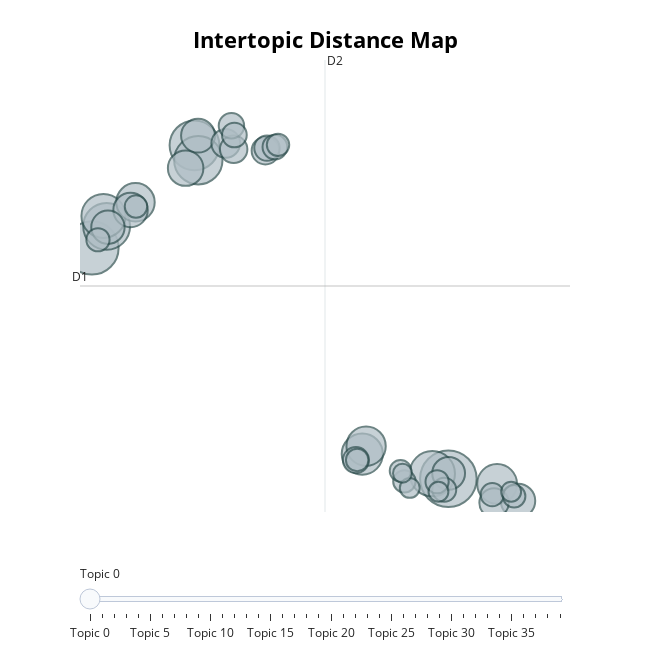

This figure's notebook cell:
### Code cell
model.visualize_topics(custom_labels=True)

### Figure 1 — Plotly figure (JSON) as saved in the notebook; plotly's stock layout.template omitted (floating-point values rounded to 4 significant figures)
{"data": [{"customdata": [[0, "capitol | trump | terrorist | riot | people", 89], [1, "face_with_tears_of_joy | rolling_on_the_floor_laughing | face_with_tears_of_joy face_with_tears_of_joy | rolling_on_the_floor_laughing rolling_on_the_floor_laughing | rolling_on_the_floor_laughing face_with_tears_of_joy", 79], [2, "vote | ballot | state | election | trump", 69], [3, "biden | vote biden | manifest | vote | 45 electoral", 65], [4, "biden | plan | policy | tax | student", 61], [5, "supporter | trump supporter | support | trump | said", 57], [6, "money | trump | economy | tax | year", 54], [7, "trump | world | real | trump trump | country", 47], [8, "trump | think | term | crazy | office", 44], [9, "twitter | tweet | trump | medium | white_heavy_check_mark", 43], [10, "harris | kamala | black | kamala harris | biden", 41], [11, "biden | joe biden | joe | thewayiseeit | thewayiseeit thewayiseeit", 35], [12, "vaccine | vaccinated | biden | coronavirus vaccine | vaccination", 33], [13, "court | supreme court | supreme | lawyer | trump lawyer", 33], [14, "party | gop | republicans | deep | trump", 32], [15, "border | immigration | biden | ha | biden administration", 31], [16, "white | racist | black | supremacist | white supremacist", 30], [17, "woodward | cnn | jack | film | video", 24], [18, "concede | communist | loses | conceded | losing", 23], [19, "accept | biden | votes | won | lost", 21], [20, "putin | russia | moscow mitch | moscow | mitch", 21], [21, "christian | devil | god | satan | celebrant", 19], [22, "lie | lied | trump lie | lying | doe lie", 18], [23, "china | hunter biden | hunter | biden | email", 18], [24, "gun | atf | biden | end | waco", 17], [25, "fact | biden | lie | dog | ample", 17], [26, "said | trump wa | mean trump | year trump | trump", 16], [27, "impeached | impeachment | trump impeachment | senate | house", 15], [28, "awful | ve | trump president | worse | trump", 15], [29, "biden | money mouth_face | mouth_face | money | hunter", 15], [30, "debate | final | biden | trump biden | biden debate", 14], [31, "care | miss trump | mrs | kevin sorbo | sorbo", 14], [32, "united_states united_states | united_states | 2020 | pence 2020 | trump pence", 14], [33, "virus | infected | country | tested | virus did", 14], [34, "pardon | trump pardon | prison | pardon trump | pension", 14], [35, "remove | fix | library | remove trump | death", 13], [36, "covid | ploy | trump covid | responsible | 19", 11], [37, "parler | did trump | trump did | 2001 | leaving free", 11], [38, "mask | wear | wear mask | wearing mask | wearing", 11], [39, "died | americans died | people | death | americans", 10]], "hovertemplate": "<b>Topic %{customdata[0]}</b><br>%{customdata[1]}<br>Size: %{customdata[2]}", "legendgroup": "", "marker": {"color": "#B0BEC5", "line": {"color": "DarkSlateGrey", "width": 2}, "size": [89, 79, 69, 65, 61, 57, 54, 47, 44, 43, 41, 35, 33, 33, 32, 31, 30, 24, 23, 21, 21, 19, 18, 18, 17, 17, 16, 15, 15, 15, 14, 14, 14, 14, 14, 13, 11, 11, 11, 10], "sizemode": "area", "sizeref": 0.05563, "symbol": "circle"}, "mode": "markers", "name": "", "orientation": "v", "showlegend": false, "type": "scatter", "x": [12.38, -3.553, 1.031, 1.202, -2.896, 11.66, -3.037, 8.53, 14.55, 8.7, -1.606, 0.6352, 15.49, -1.827, 1.189, -2.837, 12.39, 14.42, 2.428, 2.781, 4.2, 8.246, 2.682, 4.272, 4.625, 2.814, 12.19, 11.87, 14.34, -3.284, -1.584, 8.301, 4.764, 15.32, 10.41, 10.24, 15.18, 11.93, 10.65, 10.33], "xaxis": "x", "y": [2.689, 9.961, 13.2, 12.73, 10.64, 2.847, 10.97, 3.464, 2.522, 3.712, 11.4, 12.48, 1.99, 11.16, 13.5, 10.62, 2.858, 1.928, 13.26, 13.07, 13.03, 3.274, 13.81, 13.11, 13.14, 13.52, 2.34, 2.593, 2.186, 10.22, 11.27, 3.28, 13.21, 2.135, 2.604, 2.937, 2.279, 2.277, 2.398, 2.862], "yaxis": "y"}], "layout": {"annotations": [{"showarrow": false, "text": "D1", "x": -4.086, "y": 8.762, "yshift": 10}, {"showarrow": false, "text": "D2", "x": 6.863, "xshift": 10, "y": 15.89}], "height": 650, "hoverlabel": {"bgcolor": "white", "font": {"family": "Rockwell", "size": 16}}, "legend": {"itemsizing": "constant", "tracegroupgap": 0}, "margin": {"t": 60}, "shapes": [{"line": {"color": "#CFD8DC", "width": 2}, "type": "line", "x0": 6.863, "x1": 6.863, "y0": 1.639, "y1": 15.89}, {"line": {"color": "#9E9E9E", "width": 2}, "type": "line", "x0": -4.086, "x1": 17.81, "y0": 8.762, "y1": 8.762}], "sliders": [{"active": 0, "pad": {"t": 50}, "steps": [{"args": [{"marker.color": [["red", "#B0BEC5", "#B0BEC5", "#B0BEC5", "#B0BEC5", "#B0BEC5", "#B0BEC5", "#B0BEC5", "#B0BEC5", "#B0BEC5", "#B0BEC5", "#B0BEC5", "#B0BEC5", "#B0BEC5", "#B0BEC5", "#B0BEC5", "#B0BEC5", "#B0BEC5", "#B0BEC5", "#B0BEC5", "#B0BEC5", "#B0BEC5", "#B0BEC5", "#B0BEC5", "#B0BEC5", "#B0BEC5", "#B0BEC5", "#B0BEC5", "#B0BEC5", "#B0BEC5", "#B0BEC5", "#B0BEC5", "#B0BEC5", "#B0BEC5", "#B0BEC5", "#B0BEC5", "#B0BEC5", "#B0BEC5", "#B0BEC5", "#B0BEC5"]]}], "label": "Topic 0", "method": "update"}, {"args": [{"marker.color": [["#B0BEC5", "red", "#B0BEC5", "#B0BEC5", "#B0BEC5", "#B0BEC5", "#B0BEC5", "#B0BEC5", "#B0BEC5", "#B0BEC5", "#B0BEC5", "#B0BEC5", "#B0BEC5", "#B0BEC5", "#B0BEC5", "#B0BEC5", "#B0BEC5", "#B0BEC5", "#B0BEC5", "#B0BEC5", "#B0BEC5", "#B0BEC5", "#B0BEC5", "#B0BEC5", "#B0BEC5", "#B0BEC5", "#B0BEC5", "#B0BEC5", "#B0BEC5", "#B0BEC5", "#B0BEC5", "#B0BEC5", "#B0BEC5", "#B0BEC5", "#B0BEC5", "#B0BEC5", "#B0BEC5", "#B0BEC5", "#B0BEC5", "#B0BEC5"]]}], "label": "Topic 1", "method": "update"}, {"args": [{"marker.color": [["#B0BEC5", "#B0BEC5", "red", "#B0BEC5", "#B0BEC5", "#B0BEC5", "#B0BEC5", "#B0BEC5", "#B0BEC5", "#B0BEC5", "#B0BEC5", "#B0BEC5", "#B0BEC5", "#B0BEC5", "#B0BEC5", "#B0BEC5", "#B0BEC5", "#B0BEC5", "#B0BEC5", "#B0BEC5", "#B0BEC5", "#B0BEC5", "#B0BEC5", "#B0BEC5", "#B0BEC5", "#B0BEC5", "#B0BEC5", "#B0BEC5", "#B0BEC5", "#B0BEC5", "#B0BEC5", "#B0BEC5", "#B0BEC5", "#B0BEC5", "#B0BEC5", "#B0BEC5", "#B0BEC5", "#B0BEC5", "#B0BEC5", "#B0BEC5"]]}], "label": "Topic 2", "method": "update"}, {"args": [{"marker.color": [["#B0BEC5", "#B0BEC5", "#B0BEC5", "red", "#B0BEC5", "#B0BEC5", "#B0BEC5", "#B0BEC5", "#B0BEC5", "#B0BEC5", "#B0BEC5", "#B0BEC5", "#B0BEC5", "#B0BEC5", "#B0BEC5", "#B0BEC5", "#B0BEC5", "#B0BEC5", "#B0BEC5", "#B0BEC5", "#B0BEC5", "#B0BEC5", "#B0BEC5", "#B0BEC5", "#B0BEC5", "#B0BEC5", "#B0BEC5", "#B0BEC5", "#B0BEC5", "#B0BEC5", "#B0BEC5", "#B0BEC5", "#B0BEC5", "#B0BEC5", "#B0BEC5", "#B0BEC5", "#B0BEC5", "#B0BEC5", "#B0BEC5", "#B0BEC5"]]}], "label": "Topic 3", "method": "update"}, {"args": [{"marker.color": [["#B0BEC5", "#B0BEC5", "#B0BEC5", "#B0BEC5", "red", "#B0BEC5", "#B0BEC5", "#B0BEC5", "#B0BEC5", "#B0BEC5", "#B0BEC5", "#B0BEC5", "#B0BEC5", "#B0BEC5", "#B0BEC5", "#B0BEC5", "#B0BEC5", "#B0BEC5", "#B0BEC5", "#B0BEC5", "#B0BEC5", "#B0BEC5", "#B0BEC5", "#B0BEC5", "#B0BEC5", "#B0BEC5", "#B0BEC5", "#B0BEC5", "#B0BEC5", "#B0BEC5", "#B0BEC5", "#B0BEC5", "#B0BEC5", "#B0BEC5", "#B0BEC5", "#B0BEC5", "#B0BEC5", "#B0BEC5", "#B0BEC5", "#B0BEC5"]]}], "label": "Topic 4", "method": "update"}, {"args": [{"marker.color": [["#B0BEC5", "#B0BEC5", "#B0BEC5", "#B0BEC5", "#B0BEC5", "red", "#B0BEC5", "#B0BEC5", "#B0BEC5", "#B0BEC5", "#B0BEC5", "#B0BEC5", "#B0BEC5", "#B0BEC5", "#B0BEC5", "#B0BEC5", "#B0BEC5", "#B0BEC5", "#B0BEC5", "#B0BEC5", "#B0BEC5", "#B0BEC5", "#B0BEC5", "#B0BEC5", "#B0BEC5", "#B0BEC5", "#B0BEC5", "#B0BEC5", "#B0BEC5", "#B0BEC5", "#B0BEC5", "#B0BEC5", "#B0BEC5", "#B0BEC5", "#B0BEC5", "#B0BEC5", "#B0BEC5", "#B0BEC5", "#B0BEC5", "#B0BEC5"]]}], "label": "Topic 5", "method": "update"}, {"args": [{"marker.color": [["#B0BEC5", "#B0BEC5", "#B0BEC5", "#B0BEC5", "#B0BEC5", "#B0BEC5", "red", "#B0BEC5", "#B0BEC5", "#B0BEC5", "#B0BEC5", "#B0BEC5", "#B0BEC5", "#B0BEC5", "#B0BEC5", "#B0BEC5", "#B0BEC5", "#B0BEC5", "#B0BEC5", "#B0BEC5", "#B0BEC5", "#B0BEC5", "#B0BEC5", "#B0BEC5", "#B0BEC5", "#B0BEC5", "#B0BEC5", "#B0BEC5", "#B0BEC5", "#B0BEC5", "#B0BEC5", "#B0BEC5", "#B0BEC5", "#B0BEC5", "#B0BEC5", "#B0BEC5", "#B0BEC5", "#B0BEC5", "#B0BEC5", "#B0BEC5"]]}], "label": "Topic 6", "method": "update"}, {"args": [{"marker.color": [["#B0BEC5", "#B0BEC5", "#B0BEC5", "#B0BEC5", "#B0BEC5", "#B0BEC5", "#B0BEC5", "red", "#B0BEC5", "#B0BEC5", "#B0BEC5", "#B0BEC5", "#B0BEC5", "#B0BEC5", "#B0BEC5", "#B0BEC5", "#B0BEC5", "#B0BEC5", "#B0BEC5", "#B0BEC5", "#B0BEC5", "#B0BEC5", "#B0BEC5", "#B0BEC5", "#B0BEC5", "#B0BEC5", "#B0BEC5", "#B0BEC5", "#B0BEC5", "#B0BEC5", "#B0BEC5", "#B0BEC5", "#B0BEC5", "#B0BEC5", "#B0BEC5", "#B0BEC5", "#B0BEC5", "#B0BEC5", "#B0BEC5", "#B0BEC5"]]}], "label": "Topic 7", "method": "update"}, {"args": [{"marker.color": [["#B0BEC5", "#B0BEC5", "#B0BEC5", "#B0BEC5", "#B0BEC5", "#B0BEC5", "#B0BEC5", "#B0BEC5", "red", "#B0BEC5", "#B0BEC5", "#B0BEC5", "#B0BEC5", "#B0BEC5", "#B0BEC5", "#B0BEC5", "#B0BEC5", "#B0BEC5", "#B0BEC5", "#B0BEC5", "#B0BEC5", "#B0BEC5", "#B0BEC5", "#B0BEC5", "#B0BEC5", "#B0BEC5", "#B0BEC5", "#B0BEC5", "#B0BEC5", "#B0BEC5", "#B0BEC5", "#B0BEC5", "#B0BEC5", "#B0BEC5", "#B0BEC5", "#B0BEC5", "#B0BEC5", "#B0BEC5", "#B0BEC5", "#B0BEC5"]]}], "label": "Topic 8", "method": "update"}, {"args": [{"marker.color": [["#B0BEC5", "#B0BEC5", "#B0BEC5", "#B0BEC5", "#B0BEC5", "#B0BEC5", "#B0BEC5", "#B0BEC5", "#B0BEC5", "red", "#B0BEC5", "#B0BEC5", "#B0BEC5", "#B0BEC5", "#B0BEC5", "#B0BEC5", "#B0BEC5", "#B0BEC5", "#B0BEC5", "#B0BEC5", "#B0BEC5", "#B0BEC5", "#B0BEC5", "#B0BEC5", "#B0BEC5", "#B0BEC5", "#B0BEC5", "#B0BEC5", "#B0BEC5", "#B0BEC5", "#B0BEC5", "#B0BEC5", "#B0BEC5", "#B0BEC5", "#B0BEC5", "#B0BEC5", "#B0BEC5", "#B0BEC5", "#B0BEC5", "#B0BEC5"]]}], "label": "Topic 9", "method": "update"}, {"args": [{"marker.color": [["#B0BEC5", "#B0BEC5", "#B0BEC5", "#B0BEC5", "#B0BEC5", "#B0BEC5", "#B0BEC5", "#B0BEC5", "#B0BEC5", "#B0BEC5", "red", "#B0BEC5", "#B0BEC5", "#B0BEC5", "#B0BEC5", "#B0BEC5", "#B0BEC5", "#B0BEC5", "#B0BEC5", "#B0BEC5", "#B0BEC5", "#B0BEC5", "#B0BEC5", "#B0BEC5", "#B0BEC5", "#B0BEC5", "#B0BEC5", "#B0BEC5", "#B0BEC5", "#B0BEC5", "#B0BEC5", "#B0BEC5", "#B0BEC5", "#B0BEC5", "#B0BEC5", "#B0BEC5", "#B0BEC5", "#B0BEC5", "#B0BEC5", "#B0BEC5"]]}], "label": "Topic 10", "method": "update"}, {"args": [{"marker.color": [["#B0BEC5", "#B0BEC5", "#B0BEC5", "#B0BEC5", "#B0BEC5", "#B0BEC5", "#B0BEC5", "#B0BEC5", "#B0BEC5", "#B0BEC5", "#B0BEC5", "red", "#B0BEC5", "#B0BEC5", "#B0BEC5", "#B0BEC5", "#B0BEC5", "#B0BEC5", "#B0BEC5", "#B0BEC5", "#B0BEC5", "#B0BEC5", "#B0BEC5", "#B0BEC5", "#B0BEC5", "#B0BEC5", "#B0BEC5", "#B0BEC5", "#B0BEC5", "#B0BEC5", "#B0BEC5", "#B0BEC5", "#B0BEC5", "#B0BEC5", "#B0BEC5", "#B0BEC5", "#B0BEC5", "#B0BEC5", "#B0BEC5", "#B0BEC5"]]}], "label": "Topic 11", "method": "update"}, {"args": [{"marker.color": [["#B0BEC5", "#B0BEC5", "#B0BEC5", "#B0BEC5", "#B0BEC5", "#B0BEC5", "#B0BEC5", "#B0BEC5", "#B0BEC5", "#B0BEC5", "#B0BEC5", "#B0BEC5", "red", "#B0BEC5", "#B0BEC5", "#B0BEC5", "#B0BEC5", "#B0BEC5", "#B0BEC5", "#B0BEC5", "#B0BEC5", "#B0BEC5", "#B0BEC5", "#B0BEC5", "#B0BEC5", "#B0BEC5", "#B0BEC5", "#B0BEC5", "#B0BEC5", "#B0BEC5", "#B0BEC5", "#B0BEC5", "#B0BEC5", "#B0BEC5", "#B0BEC5", "#B0BEC5", "#B0BEC5", "#B0BEC5", "#B0BEC5", "#B0BEC5"]]}], "label": "Topic 12", "method": "update"}, {"args": [{"marker.color": [["#B0BEC5", "#B0BEC5", "#B0BEC5", "#B0BEC5", "#B0BEC5", "#B0BEC5", "#B0BEC5", "#B0BEC5", "#B0BEC5", "#B0BEC5", "#B0BEC5", "#B0BEC5", "#B0BEC5", "red", "#B0BEC5", "#B0BEC5", "#B0BEC5", "#B0BEC5", "#B0BEC5", "#B0BEC5", "#B0BEC5", "#B0BEC5", "#B0BEC5", "#B0BEC5", "#B0BEC5", "#B0BEC5", "#B0BEC5", "#B0BEC5", "#B0BEC5", "#B0BEC5", "#B0BEC5", "#B0BEC5", "#B0BEC5", "#B0BEC5", "#B0BEC5", "#B0BEC5", "#B0BEC5", "#B0BEC5", "#B0BEC5", "#B0BEC5"]]}], "label": "Topic 13", "method": "update"}, {"args": [{"marker.color": [["#B0BEC5", "#B0BEC5", "#B0BEC5", "#B0BEC5", "#B0BEC5", "#B0BEC5", "#B0BEC5", "#B0BEC5", "#B0BEC5", "#B0BEC5", "#B0BEC5", "#B0BEC5", "#B0BEC5", "#B0BEC5", "red", "#B0BEC5", "#B0BEC5", "#B0BEC5", "#B0BEC5", "#B0BEC5", "#B0BEC5", "#B0BEC5", "#B0BEC5", "#B0BEC5", "#B0BEC5", "#B0BEC5", "#B0BEC5", "#B0BEC5", "#B0BEC5", "#B0BEC5", "#B0BEC5", "#B0BEC5", "#B0BEC5", "#B0BEC5", "#B0BEC5", "#B0BEC5", "#B0BEC5", "#B0BEC5", "#B0BEC5", "#B0BEC5"]]}], "label": "Topic 14", "method": "update"}, {"args": [{"marker.color": [["#B0BEC5", "#B0BEC5", "#B0BEC5", "#B0BEC5", "#B0BEC5", "#B0BEC5", "#B0BEC5", "#B0BEC5", "#B0BEC5", "#B0BEC5", "#B0BEC5", "#B0BEC5", "#B0BEC5", "#B0BEC5", "#B0BEC5", "red", "#B0BEC5", "#B0BEC5", "#B0BEC5", "#B0BEC5", "#B0BEC5", "#B0BEC5", "#B0BEC5", "#B0BEC5", "#B0BEC5", "#B0BEC5", "#B0BEC5", "#B0BEC5", "#B0BEC5", "#B0BEC5", "#B0BEC5", "#B0BEC5", "#B0BEC5", "#B0BEC5", "#B0BEC5", "#B0BEC5", "#B0BEC5", "#B0BEC5", "#B0BEC5", "#B0BEC5"]]}], "label": "Topic 15", "method": "update"}, {"args": [{"marker.color": [["#B0BEC5", "#B0BEC5", "#B0BEC5", "#B0BEC5", "#B0BEC5", "#B0BEC5", "#B0BEC5", "#B0BEC5", "#B0BEC5", "#B0BEC5", "#B0BEC5", "#B0BEC5", "#B0BEC5", "#B0BEC5", "#B0BEC5", "#B0BEC5", "red", "#B0BEC5", "#B0BEC5", "#B0BEC5", "#B0BEC5", "#B0BEC5", "#B0BEC5", "#B0BEC5", "#B0BEC5", "#B0BEC5", "#B0BEC5", "#B0BEC5", "#B0BEC5", "#B0BEC5", "#B0BEC5", "#B0BEC5", "#B0BEC5", "#B0BEC5", "#B0BEC5", "#B0BEC5", "#B0BEC5", "#B0BEC5", "#B0BEC5", "#B0BEC5"]]}], "label": "Topic 16", "method": "update"}, {"args": [{"marker.color": [["#B0BEC5", "#B0BEC5", "#B0BEC5", "#B0BEC5", "#B0BEC5", "#B0BEC5", "#B0BEC5", "#B0BEC5", "#B0BEC5", "#B0BEC5", "#B0BEC5", "#B0BEC5", "#B0BEC5", "#B0BEC5", "#B0BEC5", "#B0BEC5", "#B0BEC5", "red", "#B0BEC5", "#B0BEC5", "#B0BEC5", "#B0BEC5", "#B0BEC5", "#B0BEC5", "#B0BEC5", "#B0BEC5", "#B0BEC5", "#B0BEC5", "#B0BEC5", "#B0BEC5", "#B0BEC5", "#B0BEC5", "#B0BEC5", "#B0BEC5", "#B0BEC5", "#B0BEC5", "#B0BEC5", "#B0BEC5", "#B0BEC5", "#B0BEC5"]]}], "label": "Topic 17", "method": "update"}, {"args": [{"marker.color": [["#B0BEC5", "#B0BEC5", "#B0BEC5", "#B0BEC5", "#B0BEC5", "#B0BEC5", "#B0BEC5", "#B0BEC5", "#B0BEC5", "#B0BEC5", "#B0BEC5", "#B0BEC5", "#B0BEC5", "#B0BEC5", "#B0BEC5", "#B0BEC5", "#B0BEC5", "#B0BEC5", "red", "#B0BEC5", "#B0BEC5", "#B0BEC5", "#B0BEC5", "#B0BEC5", "#B0BEC5", "#B0BEC5", "#B0BEC5", "#B0BEC5", "#B0BEC5", "#B0BEC5", "#B0BEC5", "#B0BEC5", "#B0BEC5", "#B0BEC5", "#B0BEC5", "#B0BEC5", "#B0BEC5", "#B0BEC5", "#B0BEC5", "#B0BEC5"]]}], "label": "Topic 18", "method": "update"}, {"args": [{"marker.color": [["#B0BEC5", "#B0BEC5", "#B0BEC5", "#B0BEC5", "#B0BEC5", "#B0BEC5", "#B0BEC5", "#B0BEC5", "#B0BEC5", "#B0BEC5", "#B0BEC5", "#B0BEC5", "#B0BEC5", "#B0BEC5", "#B0BEC5", "#B0BEC5", "#B0BEC5", "#B0BEC5", "#B0BEC5", "red", "#B0BEC5", "#B0BEC5", "#B0BEC5", "#B0BEC5", "#B0BEC5", "#B0BEC5", "#B0BEC5", "#B0BEC5", "#B0BEC5", "#B0BEC5", "#B0BEC5", "#B0BEC5", "#B0BEC5", "#B0BEC5", "#B0BEC5", "#B0BEC5", "#B0BEC5", "#B0BEC5", "#B0BEC5", "#B0BEC5"]]}], "label": "Topic 19", "method": "update"}, {"args": [{"marker.color": [["#B0BEC5", "#B0BEC5", "#B0BEC5", "#B0BEC5", "#B0BEC5", "#B0BEC5", "#B0BEC5", "#B0BEC5", "#B0BEC5", "#B0BEC5", "#B0BEC5", "#B0BEC5", "#B0BEC5", "#B0BEC5", "#B0BEC5", "#B0BEC5", "#B0BEC5", "#B0BEC5", "#B0BEC5", "#B0BEC5", "red", "#B0BEC5", "#B0BEC5", "#B0BEC5", "#B0BEC5", "#B0BEC5", "#B0BEC5", "#B0BEC5", "#B0BEC5", "#B0BEC5", "#B0BEC5", "#B0BEC5", "#B0BEC5", "#B0BEC5", "#B0BEC5", "#B0BEC5", "#B0BEC5", "#B0BEC5", "#B0BEC5", "#B0BEC5"]]}], "label": "Topic 20", "method": "update"}, {"args": [{"marker.color": [["#B0BEC5", "#B0BEC5", "#B0BEC5", "#B0BEC5", "#B0BEC5", "#B0BEC5", "#B0BEC5", "#B0BEC5", "#B0BEC5", "#B0BEC5", "#B0BEC5", "#B0BEC5", "#B0BEC5", "#B0BEC5", "#B0BEC5", "#B0BEC5", "#B0BEC5", "#B0BEC5", "#B0BEC5", "#B0BEC5", "#B0BEC5", "red", "#B0BEC5", "#B0BEC5", "#B0BEC5", "#B0BEC5", "#B0BEC5", "#B0BEC5", "#B0BEC5", "#B0BEC5", "#B0BEC5", "#B0BEC5", "#B0BEC5", "#B0BEC5", "#B0BEC5", "#B0BEC5", "#B0BEC5", "#B0BEC5", "#B0BEC5", "#B0BEC5"]]}], "label": "Topic 21", "method": "update"}, {"args": [{"marker.color": [["#B0BEC5", "#B0BEC5", "#B0BEC5", "#B0BEC5", "#B0BEC5", "#B0BEC5", "#B0BEC5", "#B0BEC5", "#B0BEC5", "#B0BEC5", "#B0BEC5", "#B0BEC5", "#B0BEC5", "#B0BEC5", "#B0BEC5", "#B0BEC5", "#B0BEC5", "#B0BEC5", "#B0BEC5", "#B0BEC5", "#B0BEC5", "#B0BEC5", "red", "#B0BEC5", "#B0BEC5", "#B0BEC5", "#B0BEC5", "#B0BEC5", "#B0BEC5", "#B0BEC5", "#B0BEC5", "#B0BEC5", "#B0BEC5", "#B0BEC5", "#B0BEC5", "#B0BEC5", "#B0BEC5", "#B0BEC5", "#B0BEC5", "#B0BEC5"]]}], "label": "Topic 22", "method": "update"}, {"args": [{"marker.color": [["#B0BEC5", "#B0BEC5", "#B0BEC5", "#B0BEC5", "#B0BEC5", "#B0BEC5", "#B0BEC5", "#B0BEC5", "#B0BEC5", "#B0BEC5", "#B0BEC5", "#B0BEC5", "#B0BEC5", "#B0BEC5", "#B0BEC5", "#B0BEC5", "#B0BEC5", "#B0BEC5", "#B0BEC5", "#B0BEC5", "#B0BEC5", "#B0BEC5", "#B0BEC5", "red", "#B0BEC5", "#B0BEC5", "#B0BEC5", "#B0BEC5", "#B0BEC5", "#B0BEC5", "#B0BEC5", "#B0BEC5", "#B0BEC5", "#B0BEC5", "#B0BEC5", "#B0BEC5", "#B0BEC5", "#B0BEC5", "#B0BEC5", "#B0BEC5"]]}], "label": "Topic 23", "method": "update"}, {"args": [{"marker.color": [["#B0BEC5", "#B0BEC5", "#B0BEC5", "#B0BEC5", "#B0BEC5", "#B0BEC5", "#B0BEC5", "#B0BEC5", "#B0BEC5", "#B0BEC5", "#B0BEC5", "#B0BEC5", "#B0BEC5", "#B0BEC5", "#B0BEC5", "#B0BEC5", "#B0BEC5", "#B0BEC5", "#B0BEC5", "#B0BEC5", "#B0BEC5", "#B0BEC5", "#B0BEC5", "#B0BEC5", "red", "#B0BEC5", "#B0BEC5", "#B0BEC5", "#B0BEC5", "#B0BEC5", "#B0BEC5", "#B0BEC5", "#B0BEC5", "#B0BEC5", "#B0BEC5", "#B0BEC5", "#B0BEC5", "#B0BEC5", "#B0BEC5", "#B0BEC5"]]}], "label": "Topic 24", "method": "update"}, {"args": [{"marker.color": [["#B0BEC5", "#B0BEC5", "#B0BEC5", "#B0BEC5", "#B0BEC5", "#B0BEC5", "#B0BEC5", "#B0BEC5", "#B0BEC5", "#B0BEC5", "#B0BEC5", "#B0BEC5", "#B0BEC5", "#B0BEC5", "#B0BEC5", "#B0BEC5", "#B0BEC5", "#B0BEC5", "#B0BEC5", "#B0BEC5", "#B0BEC5", "#B0BEC5", "#B0BEC5", "#B0BEC5", "#B0BEC5", "red", "#B0BEC5", "#B0BEC5", "#B0BEC5", "#B0BEC5", "#B0BEC5", "#B0BEC5", "#B0BEC5", "#B0BEC5", "#B0BEC5", "#B0BEC5", "#B0BEC5", "#B0BEC5", "#B0BEC5", "#B0BEC5"]]}], "label": "Topic 25", "method": "update"}, {"args": [{"marker.color": [["#B0BEC5", "#B0BEC5", "#B0BEC5", "#B0BEC5", "#B0BEC5", "#B0BEC5", "#B0BEC5", "#B0BEC5", "#B0BEC5", "#B0BEC5", "#B0BEC5", "#B0BEC5", "#B0BEC5", "#B0BEC5", "#B0BEC5", "#B0BEC5", "#B0BEC5", "#B0BEC5", "#B0BEC5", "#B0BEC5", "#B0BEC5", "#B0BEC5", "#B0BEC5", "#B0BEC5", "#B0BEC5", "#B0BEC5", "red", "#B0BEC5", "#B0BEC5", "#B0BEC5", "#B0BEC5", "#B0BEC5", "#B0BEC5", "#B0BEC5", "#B0BEC5", "#B0BEC5", "#B0BEC5", "#B0BEC5", "#B0BEC5", "#B0BEC5"]]}], "label": "Topic 26", "method": "update"}, {"args": [{"marker.color": [["#B0BEC5", "#B0BEC5", "#B0BEC5", "#B0BEC5", "#B0BEC5", "#B0BEC5", "#B0BEC5", "#B0BEC5", "#B0BEC5", "#B0BEC5", "#B0BEC5", "#B0BEC5", "#B0BEC5", "#B0BEC5", "#B0BEC5", "#B0BEC5", "#B0BEC5", "#B0BEC5", "#B0BEC5", "#B0BEC5", "#B0BEC5", "#B0BEC5", "#B0BEC5", "#B0BEC5", "#B0BEC5", "#B0BEC5", "#B0BEC5", "red", "#B0BEC5", "#B0BEC5", "#B0BEC5", "#B0BEC5", "#B0BEC5", "#B0BEC5", "#B0BEC5", "#B0BEC5", "#B0BEC5", "#B0BEC5", "#B0BEC5", "#B0BEC5"]]}], "label": "Topic 27", "method": "update"}, {"args": [{"marker.color": [["#B0BEC5", "#B0BEC5", "#B0BEC5", "#B0BEC5", "#B0BEC5", "#B0BEC5", "#B0BEC5", "#B0BEC5", "#B0BEC5", "#B0BEC5", "#B0BEC5", "#B0BEC5", "#B0BEC5", "#B0BEC5", "#B0BEC5", "#B0BEC5", "#B0BEC5", "#B0BEC5", "#B0BEC5", "#B0BEC5", "#B0BEC5", "#B0BEC5", "#B0BEC5", "#B0BEC5", "#B0BEC5", "#B0BEC5", "#B0BEC5", "#B0BEC5", "red", "#B0BEC5", "#B0BEC5", "#B0BEC5", "#B0BEC5", "#B0BEC5", "#B0BEC5", "#B0BEC5", "#B0BEC5", "#B0BEC5", "#B0BEC5", "#B0BEC5"]]}], "label": "Topic 28", "method": "update"}, {"args": [{"marker.color": [["#B0BEC5", "#B0BEC5", "#B0BEC5", "#B0BEC5", "#B0BEC5", "#B0BEC5", "#B0BEC5", "#B0BEC5", "#B0BEC5", "#B0BEC5", "#B0BEC5", "#B0BEC5", "#B0BEC5", "#B0BEC5", "#B0BEC5", "#B0BEC5", "#B0BEC5", "#B0BEC5", "#B0BEC5", "#B0BEC5", "#B0BEC5", "#B0BEC5", "#B0BEC5", "#B0BEC5", "#B0BEC5", "#B0BEC5", "#B0BEC5", "#B0BEC5", "#B0BEC5", "red", "#B0BEC5", "#B0BEC5", "#B0BEC5", "#B0BEC5", "#B0BEC5", "#B0BEC5", "#B0BEC5", "#B0BEC5", "#B0BEC5", "#B0BEC5"]]}], "label": "Topic 29", "method": "update"}, {"args": [{"marker.color": [["#B0BEC5", "#B0BEC5", "#B0BEC5", "#B0BEC5", "#B0BEC5", "#B0BEC5", "#B0BEC5", "#B0BEC5", "#B0BEC5", "#B0BEC5", "#B0BEC5", "#B0BEC5", "#B0BEC5", "#B0BEC5", "#B0BEC5", "#B0BEC5", "#B0BEC5", "#B0BEC5", "#B0BEC5", "#B0BEC5", "#B0BEC5", "#B0BEC5", "#B0BEC5", "#B0BEC5", "#B0BEC5", "#B0BEC5", "#B0BEC5", "#B0BEC5", "#B0BEC5", "#B0BEC5", "red", "#B0BEC5", "#B0BEC5", "#B0BEC5", "#B0BEC5", "#B0BEC5", "#B0BEC5", "#B0BEC5", "#B0BEC5", "#B0BEC5"]]}], "label": "Topic 30", "method": "update"}, {"args": [{"marker.color": [["#B0BEC5", "#B0BEC5", "#B0BEC5", "#B0BEC5", "#B0BEC5", "#B0BEC5", "#B0BEC5", "#B0BEC5", "#B0BEC5", "#B0BEC5", "#B0BEC5", "#B0BEC5", "#B0BEC5", "#B0BEC5", "#B0BEC5", "#B0BEC5", "#B0BEC5", "#B0BEC5", "#B0BEC5", "#B0BEC5", "#B0BEC5", "#B0BEC5", "#B0BEC5", "#B0BEC5", "#B0BEC5", "#B0BEC5", "#B0BEC5", "#B0BEC5", "#B0BEC5", "#B0BEC5", "#B0BEC5", "red", "#B0BEC5", "#B0BEC5", "#B0BEC5", "#B0BEC5", "#B0BEC5", "#B0BEC5", "#B0BEC5", "#B0BEC5"]]}], "label": "Topic 31", "method": "update"}, {"args": [{"marker.color": [["#B0BEC5", "#B0BEC5", "#B0BEC5", "#B0BEC5", "#B0BEC5", "#B0BEC5", "#B0BEC5", "#B0BEC5", "#B0BEC5", "#B0BEC5", "#B0BEC5", "#B0BEC5", "#B0BEC5", "#B0BEC5", "#B0BEC5", "#B0BEC5", "#B0BEC5", "#B0BEC5", "#B0BEC5", "#B0BEC5", "#B0BEC5", "#B0BEC5", "#B0BEC5", "#B0BEC5", "#B0BEC5", "#B0BEC5", "#B0BEC5", "#B0BEC5", "#B0BEC5", "#B0BEC5", "#B0BEC5", "#B0BEC5", "red", "#B0BEC5", "#B0BEC5", "#B0BEC5", "#B0BEC5", "#B0BEC5", "#B0BEC5", "#B0BEC5"]]}], "label": "Topic 32", "method": "update"}, {"args": [{"marker.color": [["#B0BEC5", "#B0BEC5", "#B0BEC5", "#B0BEC5", "#B0BEC5", "#B0BEC5", "#B0BEC5", "#B0BEC5", "#B0BEC5", "#B0BEC5", "#B0BEC5", "#B0BEC5", "#B0BEC5", "#B0BEC5", "#B0BEC5", "#B0BEC5", "#B0BEC5", "#B0BEC5", "#B0BEC5", "#B0BEC5", "#B0BEC5", "#B0BEC5", "#B0BEC5", "#B0BEC5", "#B0BEC5", "#B0BEC5", "#B0BEC5", "#B0BEC5", "#B0BEC5", "#B0BEC5", "#B0BEC5", "#B0BEC5", "#B0BEC5", "red", "#B0BEC5", "#B0BEC5", "#B0BEC5", "#B0BEC5", "#B0BEC5", "#B0BEC5"]]}], "label": "Topic 33", "method": "update"}, {"args": [{"marker.color": [["#B0BEC5", "#B0BEC5", "#B0BEC5", "#B0BEC5", "#B0BEC5", "#B0BEC5", "#B0BEC5", "#B0BEC5", "#B0BEC5", "#B0BEC5", "#B0BEC5", "#B0BEC5", "#B0BEC5", "#B0BEC5", "#B0BEC5", "#B0BEC5", "#B0BEC5", "#B0BEC5", "#B0BEC5", "#B0BEC5", "#B0BEC5", "#B0BEC5", "#B0BEC5", "#B0BEC5", "#B0BEC5", "#B0BEC5", "#B0BEC5", "#B0BEC5", "#B0BEC5", "#B0BEC5", "#B0BEC5", "#B0BEC5", "#B0BEC5", "#B0BEC5", "red", "#B0BEC5", "#B0BEC5", "#B0BEC5", "#B0BEC5", "#B0BEC5"]]}], "label": "Topic 34", "method": "update"}, {"args": [{"marker.color": [["#B0BEC5", "#B0BEC5", "#B0BEC5", "#B0BEC5", "#B0BEC5", "#B0BEC5", "#B0BEC5", "#B0BEC5", "#B0BEC5", "#B0BEC5", "#B0BEC5", "#B0BEC5", "#B0BEC5", "#B0BEC5", "#B0BEC5", "#B0BEC5", "#B0BEC5", "#B0BEC5", "#B0BEC5", "#B0BEC5", "#B0BEC5", "#B0BEC5", "#B0BEC5", "#B0BEC5", "#B0BEC5", "#B0BEC5", "#B0BEC5", "#B0BEC5", "#B0BEC5", "#B0BEC5", "#B0BEC5", "#B0BEC5", "#B0BEC5", "#B0BEC5", "#B0BEC5", "red", "#B0BEC5", "#B0BEC5", "#B0BEC5", "#B0BEC5"]]}], "label": "Topic 35", "method": "update"}, {"args": [{"marker.color": [["#B0BEC5", "#B0BEC5", "#B0BEC5", "#B0BEC5", "#B0BEC5", "#B0BEC5", "#B0BEC5", "#B0BEC5", "#B0BEC5", "#B0BEC5", "#B0BEC5", "#B0BEC5", "#B0BEC5", "#B0BEC5", "#B0BEC5", "#B0BEC5", "#B0BEC5", "#B0BEC5", "#B0BEC5", "#B0BEC5", "#B0BEC5", "#B0BEC5", "#B0BEC5", "#B0BEC5", "#B0BEC5", "#B0BEC5", "#B0BEC5", "#B0BEC5", "#B0BEC5", "#B0BEC5", "#B0BEC5", "#B0BEC5", "#B0BEC5", "#B0BEC5", "#B0BEC5", "#B0BEC5", "red", "#B0BEC5", "#B0BEC5", "#B0BEC5"]]}], "label": "Topic 36", "method": "update"}, {"args": [{"marker.color": [["#B0BEC5", "#B0BEC5", "#B0BEC5", "#B0BEC5", "#B0BEC5", "#B0BEC5", "#B0BEC5", "#B0BEC5", "#B0BEC5", "#B0BEC5", "#B0BEC5", "#B0BEC5", "#B0BEC5", "#B0BEC5", "#B0BEC5", "#B0BEC5", "#B0BEC5", "#B0BEC5", "#B0BEC5", "#B0BEC5", "#B0BEC5", "#B0BEC5", "#B0BEC5", "#B0BEC5", "#B0BEC5", "#B0BEC5", "#B0BEC5", "#B0BEC5", "#B0BEC5", "#B0BEC5", "#B0BEC5", "#B0BEC5", "#B0BEC5", "#B0BEC5", "#B0BEC5", "#B0BEC5", "#B0BEC5", "red", "#B0BEC5", "#B0BEC5"]]}], "label": "Topic 37", "method": "update"}, {"args": [{"marker.color": [["#B0BEC5", "#B0BEC5", "#B0BEC5", "#B0BEC5", "#B0BEC5", "#B0BEC5", "#B0BEC5", "#B0BEC5", "#B0BEC5", "#B0BEC5", "#B0BEC5", "#B0BEC5", "#B0BEC5", "#B0BEC5", "#B0BEC5", "#B0BEC5", "#B0BEC5", "#B0BEC5", "#B0BEC5", "#B0BEC5", "#B0BEC5", "#B0BEC5", "#B0BEC5", "#B0BEC5", "#B0BEC5", "#B0BEC5", "#B0BEC5", "#B0BEC5", "#B0BEC5", "#B0BEC5", "#B0BEC5", "#B0BEC5", "#B0BEC5", "#B0BEC5", "#B0BEC5", "#B0BEC5", "#B0BEC5", "#B0BEC5", "red", "#B0BEC5"]]}], "label": "Topic 38", "method": "update"}, {"args": [{"marker.color": [["#B0BEC5", "#B0BEC5", "#B0BEC5", "#B0BEC5", "#B0BEC5", "#B0BEC5", "#B0BEC5", "#B0BEC5", "#B0BEC5", "#B0BEC5", "#B0BEC5", "#B0BEC5", "#B0BEC5", "#B0BEC5", "#B0BEC5", "#B0BEC5", "#B0BEC5", "#B0BEC5", "#B0BEC5", "#B0BEC5", "#B0BEC5", "#B0BEC5", "#B0BEC5", "#B0BEC5", "#B0BEC5", "#B0BEC5", "#B0BEC5", "#B0BEC5", "#B0BEC5", "#B0BEC5", "#B0BEC5", "#B0BEC5", "#B0BEC5", "#B0BEC5", "#B0BEC5", "#B0BEC5", "#B0BEC5", "#B0BEC5", "#B0BEC5", "red"]]}], "label": "Topic 39", "method": "update"}]}], "title": {"font": {"color": "Black", "size": 22}, "text": "<b>Intertopic Distance Map</b>", "x": 0.5, "xanchor": "center", "y": 0.95, "yanchor": "top"}, "width": 650, "xaxis": {"anchor": "y", "domain": [0, 1], "range": [-4.086, 17.81], "title": {"text": ""}, "visible": false}, "yaxis": {"anchor": "x", "domain": [0, 1], "range": [1.639, 15.89], "title": {"text": ""}, "visible": false}}}
